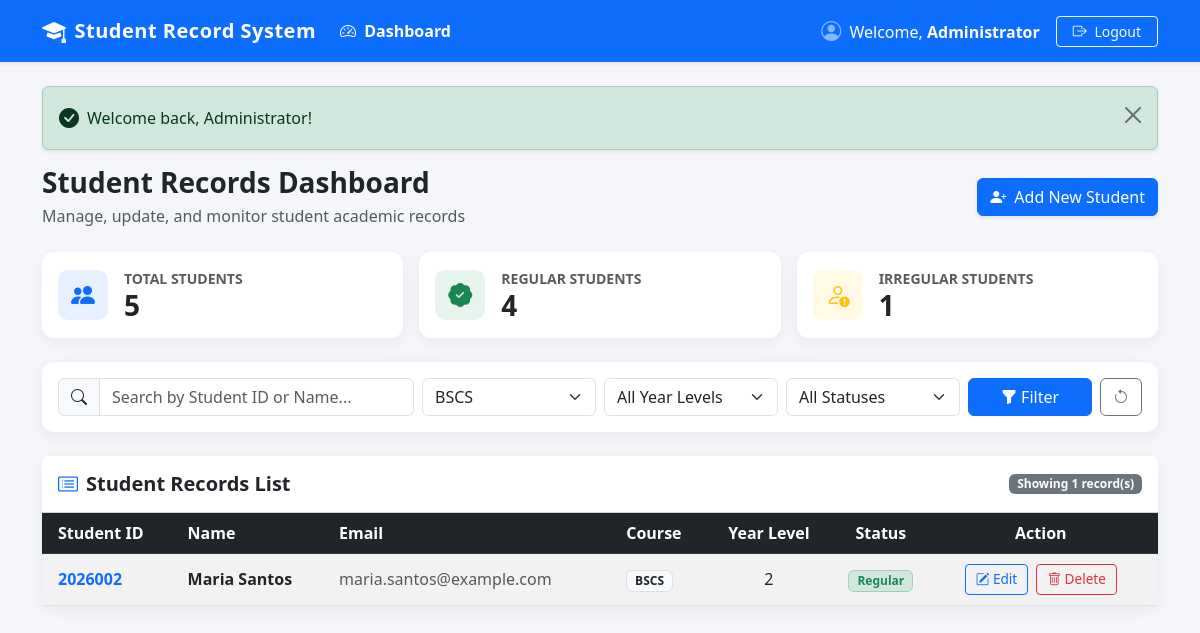
The app's page /dashboard.php?filter_course=BSCS (signed in) with its own data.
### tables this page shows
CREATE TABLE `students` (
  `id` INT(11) NOT NULL AUTO_INCREMENT,
  `student_id` VARCHAR(50) NOT NULL UNIQUE,
  `first_name` VARCHAR(100) NOT NULL,
  `last_name` VARCHAR(100) NOT NULL,
  `email` VARCHAR(150) NOT NULL,
  `course` VARCHAR(100) NOT NULL,
  `year_level` INT(11) NOT NULL,
  `status` VARCHAR(50) NOT NULL DEFAULT 'Regular',
  `created_at` TIMESTAMP NOT NULL DEFAULT CURRENT_TIMESTAMP,
  `updated_at` TIMESTAMP NOT NULL DEFAULT CURRENT_TIMESTAMP ON UPDATE CURRENT_TIMESTAMP,
  PRIMARY KEY (`id`)
);

### dashboard.php (the view, shortened to what this page needs)
<?php
require_once 'db_connection.php';
$search        = trim($_GET['search'] ?? '');
$filter_course = trim($_GET['filter_course'] ?? '');
$filter_year   = trim($_GET['filter_year'] ?? '');
$filter_status = trim($_GET['filter_status'] ?? '');
$totalStudents = 0;
$regularCount  = 0;
$irregularCount = 0;
$countRes = $conn->query("SELECT
    COUNT(*) AS total,
    SUM(CASE WHEN status = 'Regular' THEN 1 ELSE 0 END) AS regular_count,
    SUM(CASE WHEN status = 'Irregular' THEN 1 ELSE 0 END) AS irregular_count
FROM students");
if ($countRes && $row = $countRes->fetch_assoc()) {
    $totalStudents  = (int)($row['total'] ?? 0);
    $regularCount   = (int)($row['regular_count'] ?? 0);
    $irregularCount = (int)($row['irregular_count'] ?? 0);
}
$sql = "SELECT * FROM students WHERE 1=1";
$params = [];
$types  = "";
if (!empty($filter_course)) {
    $sql .= " AND course = ?";
    $params[] = $filter_course;
    $types   .= "s";
}
$sql .= " ORDER BY id DESC";
$stmt = $conn->prepare($sql);
if (!empty($params)) {
    $stmt->bind_param($types, ...$params);
}
$stmt->execute();
$studentsResult = $stmt->get_result();
$studentsList = [];
while ($row = $studentsResult->fetch_assoc()) {
    $studentsList[] = $row;
}
?>
<!DOCTYPE html>
<html lang="en">
<head>
    <link href="https://cdn.jsdelivr.net/npm/bootstrap@5.3.0/dist/css/bootstrap.min.css" rel="stylesheet">
    <link href="https://cdn.jsdelivr.net/npm/bootstrap-icons@1.11.1/font/bootstrap-icons.css" rel="stylesheet">
</head>
<body>
<nav class="navbar navbar-expand-lg navbar-dark bg-primary shadow-sm sticky-top">
    <div class="container">
        <a class="navbar-brand d-flex align-items-center" href="dashboard.php">
            <i class="bi bi-mortarboard-fill me-2 fs-4"></i>
            Student Record System
        </a>
        <div class="collapse navbar-collapse" id="navContent">
            <ul class="navbar-nav me-auto mb-2 mb-lg-0">
                <li class="nav-item">
                    <a class="nav-link active fw-semibold" href="dashboard.php">
                        <i class="bi bi-speedometer2 me-1"></i> Dashboard
                    </a>
                </li>
            </ul>
            <div class="d-flex align-items-center text-white">
                <div class="me-3">
                    <i class="bi bi-person-circle fs-5 me-1 text-white-50"></i>
                    Welcome, <strong class="text-white"><?= htmlspecialchars($_SESSION['full_name'] ?? $_SESSION['username']); ?></strong>
                </div>
                <a href="logout.php" class="btn btn-outline-light btn-sm px-3">
                    <i class="bi bi-box-arrow-right me-1"></i> Logout
                </a>
            </div>
        </div>
    </div>
</nav>
<div class="container py-4">
    <?php if (isset($_SESSION['success'])): ?>
        <div class="alert alert-success alert-dismissible fade show d-flex align-items-center shadow-sm" role="alert">
            <i class="bi bi-check-circle-fill me-2 fs-5"></i>
            <div><?= htmlspecialchars($_SESSION['success']); ?></div>
            <button type="button" class="btn-close ms-auto" data-bs-dismiss="alert"></button>
        </div>
    <?php endif; ?>
    <div class="d-flex flex-wrap justify-content-between align-items-center mb-4">
        <div>
            <h3 class="fw-bold mb-1">Student Records Dashboard</h3>
            <p class="text-muted mb-0">Manage, update, and monitor student academic records</p>
        </div>
        <div>
            <button type="button" class="btn btn-primary shadow-sm" data-bs-toggle="modal" data-bs-target="#addStudentModal">
                <i class="bi bi-person-plus-fill me-1"></i> Add New Student
            </button>
        </div>
    </div>
    <div class="row g-3 mb-4">
        <div class="col-md-4 col-sm-6">
            <div class="card stat-card bg-white p-3">
                <div class="d-flex align-items-center">
                    <div class="stat-icon bg-primary bg-opacity-10 text-primary me-3">
                        <i class="bi bi-people-fill"></i>
                    </div>
                    <div>
                        <div class="text-muted small fw-semibold text-uppercase">Total Students</div>
                        <h3 class="fw-bold mb-0 text-dark"><?= $totalStudents; ?></h3>
                    </div>
                </div>
            </div>
        </div>
        <div class="col-md-4 col-sm-6">
            <div class="card stat-card bg-white p-3">
                <div class="d-flex align-items-center">
                    <div class="stat-icon bg-success bg-opacity-10 text-success me-3">
                        <i class="bi bi-patch-check-fill"></i>
                    </div>
                    <div>
                        <div class="text-muted small fw-semibold text-uppercase">Regular Students</div>
                        <h3 class="fw-bold mb-0 text-dark"><?= $regularCount; ?></h3>
                    </div>
                </div>
            </div>
        </div>
        <div class="col-md-4 col-sm-12">
            <div class="card stat-card bg-white p-3">
                <div class="d-flex align-items-center">
                    <div class="stat-icon bg-warning bg-opacity-10 text-warning me-3">
                        <i class="bi bi-person-exclamation"></i>
                    </div>
                    <div>
                        <div class="text-muted small fw-semibold text-uppercase">Irregular Students</div>
                        <h3 class="fw-bold mb-0 text-dark"><?= $irregularCount; ?></h3>
                    </div>
                </div>
            </div>
        </div>
    </div>
    <div class="card card-custom mb-4">
        <div class="card-body p-3">
            <form method="GET" action="dashboard.php" class="row g-2 align-items-center">
                <div class="col-lg-4 col-md-12">
                    <div class="input-group">
                        <span class="input-group-text bg-light"><i class="bi bi-search"></i></span>
                        <input type="text" class="form-control" name="search" placeholder="Search by Student ID or Name..." value="<?= htmlspecialchars($search); ?>">
                    </div>
                </div>
                <div class="col-lg-2 col-md-4 col-sm-6">
                    <select class="form-select" name="filter_course">
                        <option value="BSCS" <?= ($filter_course === 'BSCS') ? 'selected' : ''; ?>>BSCS</option>
                    </select>
                </div>
                <div class="col-lg-2 col-md-4 col-sm-6">
                    <select class="form-select" name="filter_year">
                        <option value="">All Year Levels</option>
                    </select>
                </div>
                <div class="col-lg-2 col-md-4 col-sm-6">
                    <select class="form-select" name="filter_status">
                        <option value="">All Statuses</option>
                    </select>
                </div>
                <div class="col-lg-2 col-md-12 col-sm-6 d-flex gap-2">
                    <button type="submit" class="btn btn-primary w-100">
                        <i class="bi bi-funnel-fill"></i> Filter
                    </button>
                    <?php if (!empty($search) || !empty($filter_course) || !empty($filter_year) || !empty($filter_status)): ?>
                        <a href="dashboard.php" class="btn btn-outline-secondary" title="Clear Filters">
                            <i class="bi bi-arrow-counterclockwise"></i>
                        </a>
                    <?php endif; ?>
                </div>
            </form>
        </div>
    </div>
    <div class="card card-custom">
        <div class="card-header bg-white py-3 d-flex justify-content-between align-items-center">
            <h5 class="mb-0 fw-bold text-dark">
                <i class="bi bi-card-list me-2 text-primary"></i>Student Records List
            </h5>
            <span class="badge bg-secondary">
                Showing <?= count($studentsList); ?> record(s)
            </span>
        </div>
        <div class="card-body p-0">
            <div class="table-responsive">
                <table class="table table-hover table-striped align-middle mb-0">
                    <thead class="table-dark">
                        <tr>
                            <th class="ps-3">Student ID</th>
                            <th>Name</th>
                            <th>Email</th>
                            <th>Course</th>
                            <th class="text-center">Year Level</th>
                            <th class="text-center">Status</th>
                            <th class="text-center pe-3">Action</th>
                        </tr>
                    </thead>
                    <tbody>
                        <?php if (count($studentsList) > 0): ?>
                            <?php foreach ($studentsList as $student): ?>
                                <tr>
                                    <td class="ps-3 fw-bold text-primary">
                                        <?= htmlspecialchars($student['student_id']); ?>
                                    </td>
                                    <td class="fw-semibold">
                                        <?= htmlspecialchars($student['first_name'] . ' ' . $student['last_name']); ?>
                                    </td>
                                    <td>
                                        <a href="mailto:<?= htmlspecialchars($student['email']); ?>" class="text-decoration-none text-muted">
                                            <?= htmlspecialchars($student['email']); ?>
                                        </a>
                                    </td>
                                    <td>
                                        <span class="badge bg-light text-dark border">
                                            <?= htmlspecialchars($student['course']); ?>
                                        </span>
                                    </td>
                                    <td class="text-center">
                                        <?= htmlspecialchars($student['year_level']); ?>
                                    </td>
                                    <td class="text-center">
                                        <?php if ($student['status'] === 'Regular'): ?>
                                            <span class="badge bg-success-subtle text-success border border-success-subtle px-2 py-1">
                                                Regular
                                            </span>
                                        <?php else: ?>
                                            <span class="badge bg-warning-subtle text-warning-emphasis border border-warning-subtle px-2 py-1">
                                                Irregular
                                            </span>
                                        <?php endif; ?>
                                    </td>
                                    <td class="text-center pe-3 action-btns">
                                        <a href="edit_student.php?id=<?= $student['id']; ?>"
                                           class="btn btn-sm btn-outline-primary"
                                           title="Edit Student">
                                            <i class="bi bi-pencil-square"></i> Edit
                                        </a>
                                        <button type="button"
                                                class="btn btn-sm btn-outline-danger"
                                                data-bs-toggle="modal"
                                                data-bs-target="#deleteModal<?= $student['id']; ?>"
                                                title="Delete Student">
                                            <i class="bi bi-trash"></i> Delete
                                        </button>
                                    </td>
                                </tr>
                            <?php endforeach; ?>
                        <?php endif; ?>
                    </tbody>
                </table>
            </div>
        </div>
    </div>
</div>
</body>
</html>

### dashboard.php (style rules this page uses)
body { background-color: #f4f6f9; font-family: 'Segoe UI', Tahoma, Geneva, Verdana, sans-serif; min-height: 100vh; }
.navbar-brand { font-weight: 700; letter-spacing: 0.5px; }
.stat-card { border: none; border-radius: 12px; box-shadow: 0 4px 15px rgba(0, 0, 0, 0.05); transition: transform 0.2s ease, box-shadow 0.2s ease; }
.stat-icon { width: 50px; height: 50px; border-radius: 10px; display: flex; align-items: center; justify-content: center; font-size: 24px; }
.card-custom { border: none; border-radius: 12px; box-shadow: 0 4px 16px rgba(0,0,0,0.06); background: #ffffff; }
.table th { font-weight: 600; background-color: #212529; color: #ffffff; vertical-align: middle; }
.table td { vertical-align: middle; }
.action-btns .btn { padding: 4px 10px; font-size: 0.85rem; margin: 2px; }

### records on screen
students: student "2026002", first_name+last_name "Maria Santos", email "maria.santos@example.com", course "BSCS", year_level "2", status "Regular"

### other values on screen
$_SESSION['full_name'] "Administrator"
$_SESSION['success'] "Welcome back, Administrator!"
$totalStudents "5"
$regularCount "4"
$irregularCount "1"
count($studentsList) "1"
